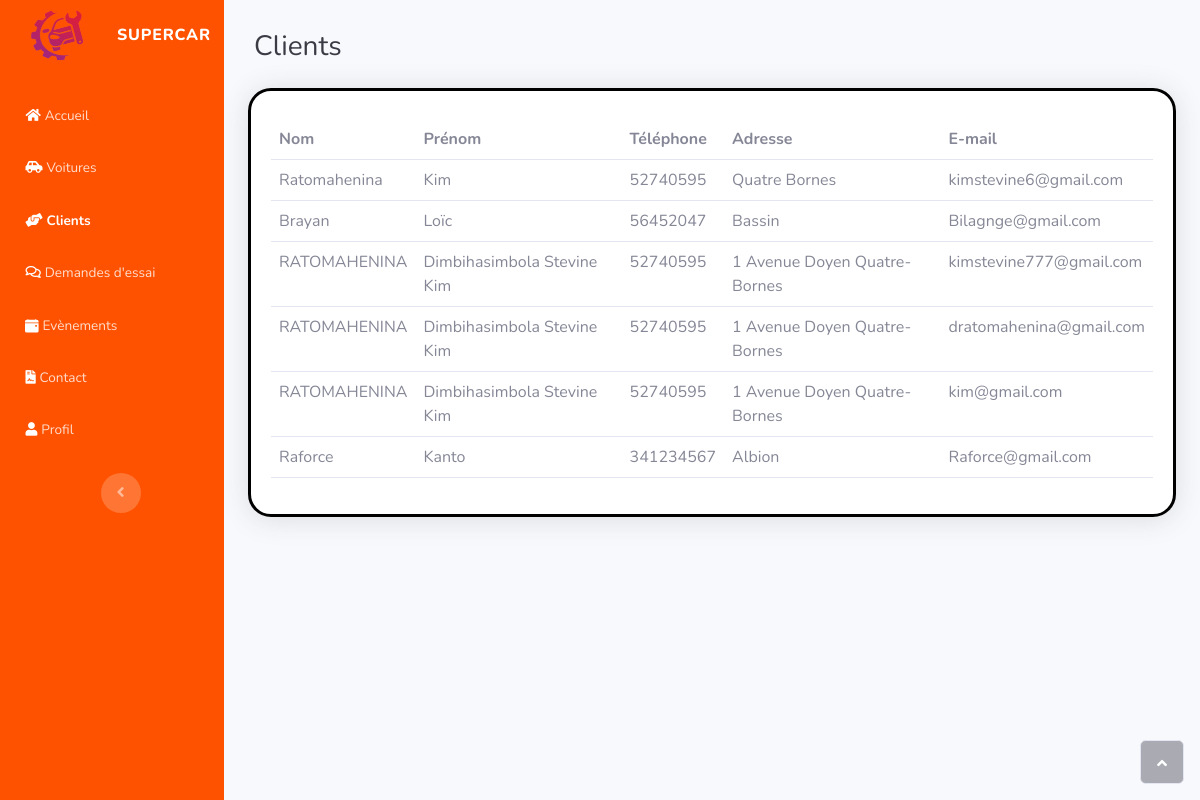
Page /Clients.php (signed in) on the committed database.
### tables this page shows
CREATE TABLE `client` (
  `id` int(11) NOT NULL,
  `name` varchar(128) NOT NULL,
  `prenom` varchar(128) NOT NULL,
  `telephone` int(11) NOT NULL,
  `adresse` varchar(255) NOT NULL,
  `email` varchar(255) NOT NULL,
  `password_hash` varchar(255) NOT NULL
);

### Clients.php (the view, shortened to what this page needs)
<?php
require_once 'admin_database.php';
$sql = "SELECT * FROM client";
$result = $mysqli->query($sql);
if ($result->num_rows > 0) {
    $clients = $result->fetch_all(MYSQLI_ASSOC);
} else {
    $clients = array();
}
?>
<!DOCTYPE html>
<html lang="en">
<head>
    <link rel="stylesheet" href="assets/bootstrap/css/bootstrap.min.css">
    <link rel="stylesheet" href="assets/fonts/fontawesome-all.min.css">
    <link rel="stylesheet" href="assets/css/Bold-BS4-Image-Caption-Hover-Effect-5.css">
    <link rel="stylesheet" href="assets/css/Clients-UI.css">
    <link rel="stylesheet" href="assets/css/Table-With-Search-search-table.css">
    <link rel="stylesheet" href="assets/css/Table-With-Search.css">
</head>
<body id="page-top">
    <div id="wrapper">
        <nav class="navbar navbar-dark align-items-start sidebar sidebar-dark accordion bg-gradient-primary p-0" style="background: #ff5200;">
            <div class="container-fluid d-flex flex-column p-0"><a class="navbar-brand d-flex justify-content-center align-items-center sidebar-brand m-0" href="Accueil.php">
                    <div class="sidebar-brand-icon rotate-n-15" bis_skin_checked="1"><img src="assets\img\Logo.png" alt="Logo" style="color: rgb(0,0,0); width: 85px; height: 70px;"></div>
                    <div class="sidebar-brand-text mx-3" bis_skin_checked="1"><span>SUPERCAR</span></div>
                </a>
                <ul class="navbar-nav text-light" id="accordionSidebar" style="margin-top: 19px;">
                    <li class="nav-item"><a class="nav-link" href="Accueil.php"><i class="fas fa-home" style="color: var(--bs-accordion-bg);border-color: var(--bs-accordion-bg);"></i><span>Accueil</span></a></li>
                    <li class="nav-item"><a class="nav-link" href="Voiture.php"><i class="fas fa-car-side" style="color: var(--bs-accordion-bg);"></i><span>Voitures</span></a><a class="nav-link active" href="Clients.php"><i class="fas fa-hands-helping" style="color: var(--bs-accordion-bg);"></i><span>Clients</span></a><a class="nav-link" href="Demandes%20d_essai.php"><i class="far fa-comments" style="color: var(--bs-accordion-bg);"></i><span>Demandes d'essai</span></a><a class="nav-link" href="Evenement.php"><span>&nbsp;Evènements</span></a><a class="nav-link" href="Contact.php"><i class="fas fa-file-contract" style="color: var(--bs-accordion-bg);"></i><span>Contact</span></a><a class="nav-link" href="Profil.php"><i class="fas fa-user" style="color: var(--bs-accordion-bg);"></i><span>Profil</span></a></li>
                </ul>
                <div class="text-center d-none d-md-inline"><button class="btn rounded-circle border-0" id="sidebarToggle" type="button" style="border-width: 0px;border-color: rgb(0,0,0);"></button></div>
            </div>
        </nav>
        <div class="d-flex flex-column" id="content-wrapper">
            <div id="content">
                <div class="d-sm-flex justify-content-between align-items-center mb-4" style="margin-bottom: 25px;margin-top: 30px;">
                    <h3 class="text-dark mb-0" style="margin-left: 30px;">Clients</h3>
                </div>
                <div class="container-fluid">
                    <div class="card shadow">
                        <div class="card-body">
                            <div class="table-responsive table mt-2" id="dataTable" role="grid" aria-describedby="dataTable_info">
                                <table class="table dataTable my-0" id="dataTable">
                                    <thead>
                                        <tr>
                                            <th>Nom</th>
                                            <th>Prénom</th>
                                            <th>Téléphone</th>
                                            <th>Adresse</th>
                                            <th>E-mail</th>
                                        </tr>
                                    </thead>
                                    <tbody>
                                        <?php foreach ($clients as $client) : ?>
                                            <tr>
                                                <td><?php echo $client['name']; ?></td>
                                                <td><?php echo $client['prenom']; ?></td>
                                                <td><?php echo $client['telephone']; ?></td>
                                                <td><?php echo $client['adresse']; ?></td>
                                                <td><?php echo $client['email']; ?></td>
                                            </tr>
                                        <?php endforeach; ?>
                                    </tbody>
                                </table>
                            </div>
                        </div>
                    </div>
                </div>
            </div>
        </div><a class="border rounded d-inline scroll-to-top" href="#page-top"><i class="fas fa-angle-up"></i></a>
    </div>
</body>
</html>

### assets/css/Clients-UI.css (style rules this page uses)
.card { margin-bottom: 24px; box-shadow: 0 0 0.875rem 0 rgba(33,37,41,.05); }
.card { position: relative; display: flex; flex-direction: column; min-width: 0; word-wrap: break-word; background-color: #fff; background-clip: initial; border: 0 solid transparent; border-radius: .25rem; }
.card-body { flex: 1 1 auto; padding: 1.25rem; }

### Clients.php (style rules this page uses)
.card-body { flex: 1 1 auto; padding: 1.25rem; border-style: solid; border-radius: 23px; border-color: black; }
.card { position: relative; display: flex; flex-direction: column; min-width: 0; word-wrap: break-word; background-color: #fff; background-clip: initial; border: 0 solid transparent; border-radius: 23px; }

### rows in the picture
client: name "Ratomahenina", prenom "Kim", telephone "52740595", adresse "Quatre Bornes", email "kimstevine6@gmail.com"
client: name "Brayan", prenom "Loïc", telephone "56452047", adresse "Bassin", email "Bilagnge@gmail.com"
client: name "RATOMAHENINA", prenom "Dimbihasimbola Stevine Kim", telephone "52740595", adresse "1 Avenue Doyen Quatre-Bornes", email "kimstevine777@gmail.com"
client: name "RATOMAHENINA", prenom "Dimbihasimbola Stevine Kim", telephone "52740595", adresse "1 Avenue Doyen Quatre-Bornes", email "dratomahenina@gmail.com"
client: name "RATOMAHENINA", prenom "Dimbihasimbola Stevine Kim", telephone "52740595", adresse "1 Avenue Doyen Quatre-Bornes", email "kim@gmail.com"
client: name "Raforce", prenom "Kanto", telephone "341234567", adresse "Albion", email "Raforce@gmail.com"
